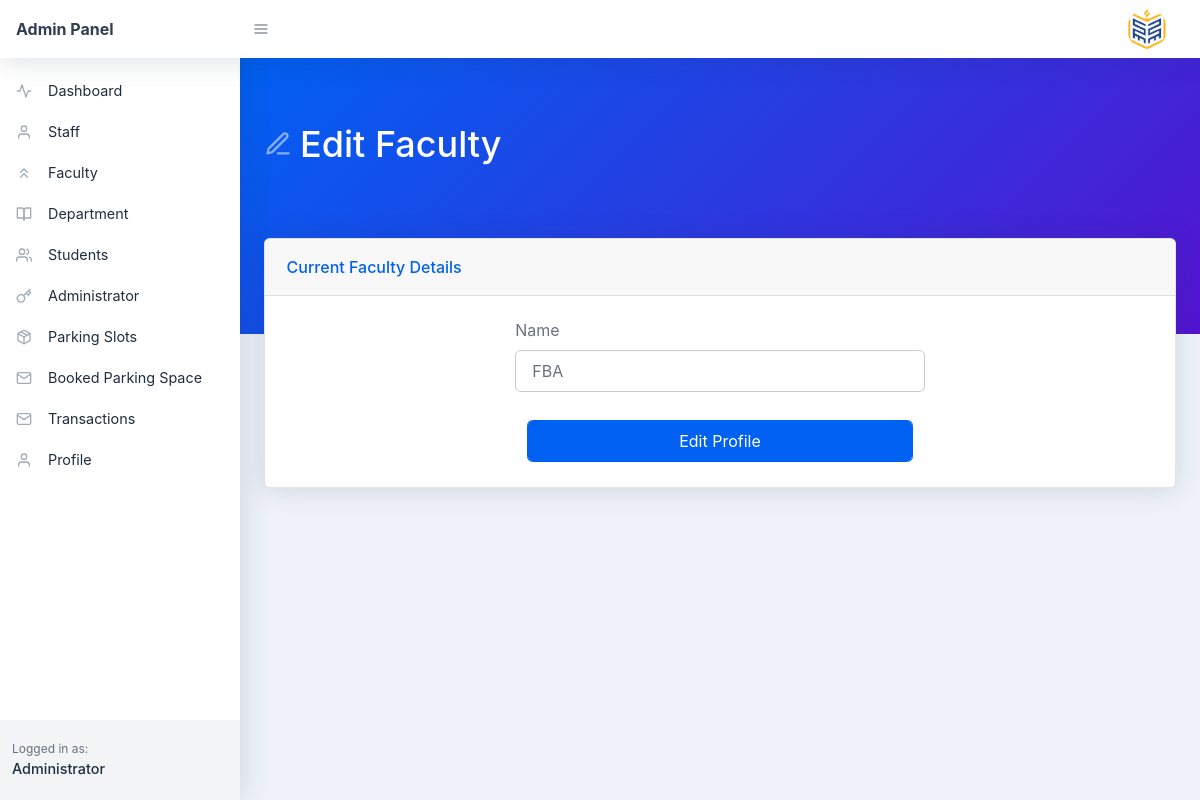
Before: /admin/edit-faculty.php?id=3 with the older database file.
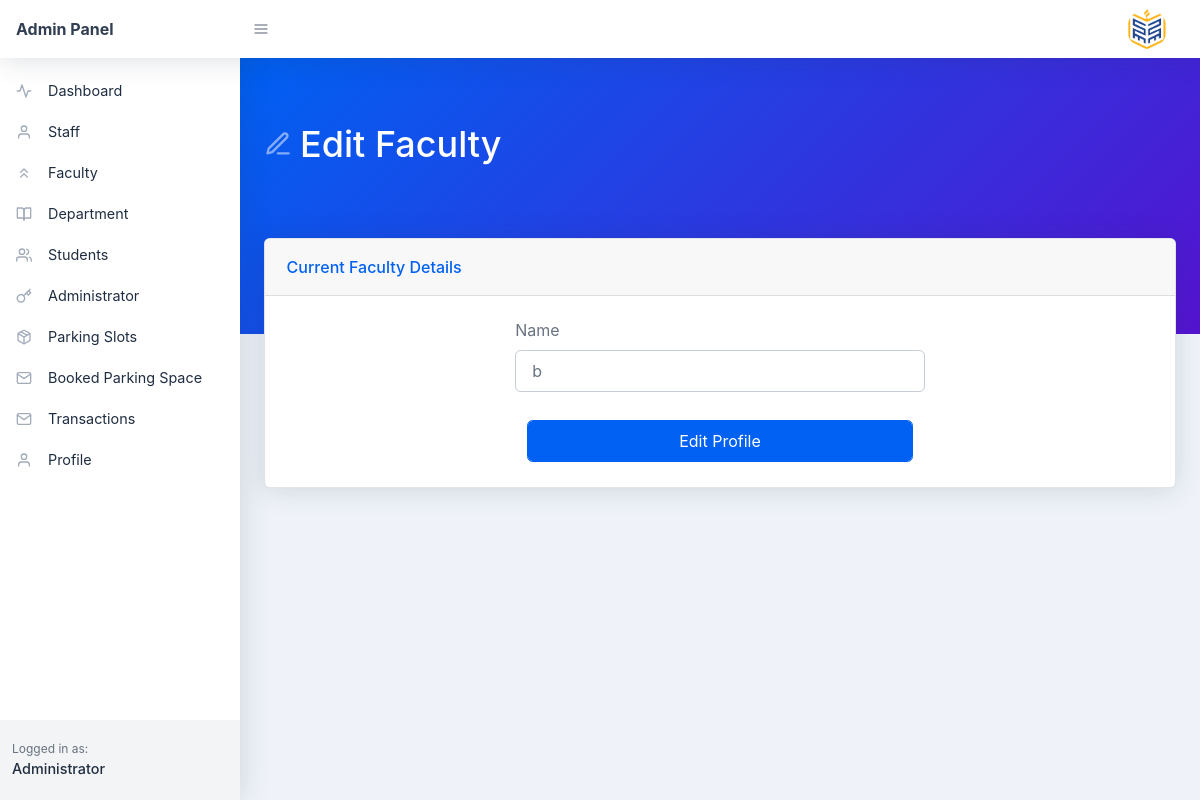
After: the same page with the newer database file.
### tables this page shows
CREATE TABLE `faculty` (
  `id` int(11) NOT NULL,
  `name` varchar(200) NOT NULL,
  `status` varchar(10) NOT NULL
);

### admin/edit-faculty.php (the view, shortened to what this page needs)
<?php
include('header.php');
$facultyyid = $_GET['id'];
$getFaculty = "Select * from faculty WHERE id=:facultyyid LIMIT 1";
$stmt = $conn->prepare($getFaculty);
$stmt->bindParam("s", $facultyyid, PDO::PARAM_STR);
$stmt->execute(['facultyyid' => $facultyyid]);
$row = $stmt->fetch(PDO::FETCH_ASSOC);
$userCount = $stmt->rowCount();
if ($userCount > 0) {
    $getname = $row['name'];
}
?>
<div id="layoutSidenav_content">
    <main>
        <div class="page-header pb-10 page-header-dark bg-gradient-primary-to-secondary">
            <div class="container-fluid">
                <div class="page-header-content">
                    <h1 class="page-header-title">
                        <div class="page-header-icon"><i data-feather="edit-3"></i></div>
                        <span>Edit Faculty</span>
                    </h1>
                </div>
            </div>
        </div>
        <div class="container-fluid mt-n10">
            <div class="card mb-4">
                <div class="card-header">Current Faculty Details</div>
                <div class="card-body">
                    <form method="POST">
                        <div class="row col-md-6 offset-md-3">
                            <label for="user-name">Name </label>
                            <input type="text" name="name" id="name" class="form-control" value="<?php echo $getname ?>">
                            <br>
                        </div>
                        <br>
                        <div class="row col-md-6 offset-md-3">
                            <div class="col-12">
                                <button class="btn btn-primary mr-2 my-1 form-control" type="submit" name="submit">Edit Profile</button>
                            </div>
                        </div>
                    </form>
                </div>
            </div>
        </div>
    </main>
</div>
</body>

Changed rows visible on the page:
changed faculty: name "FBA" → "b"
